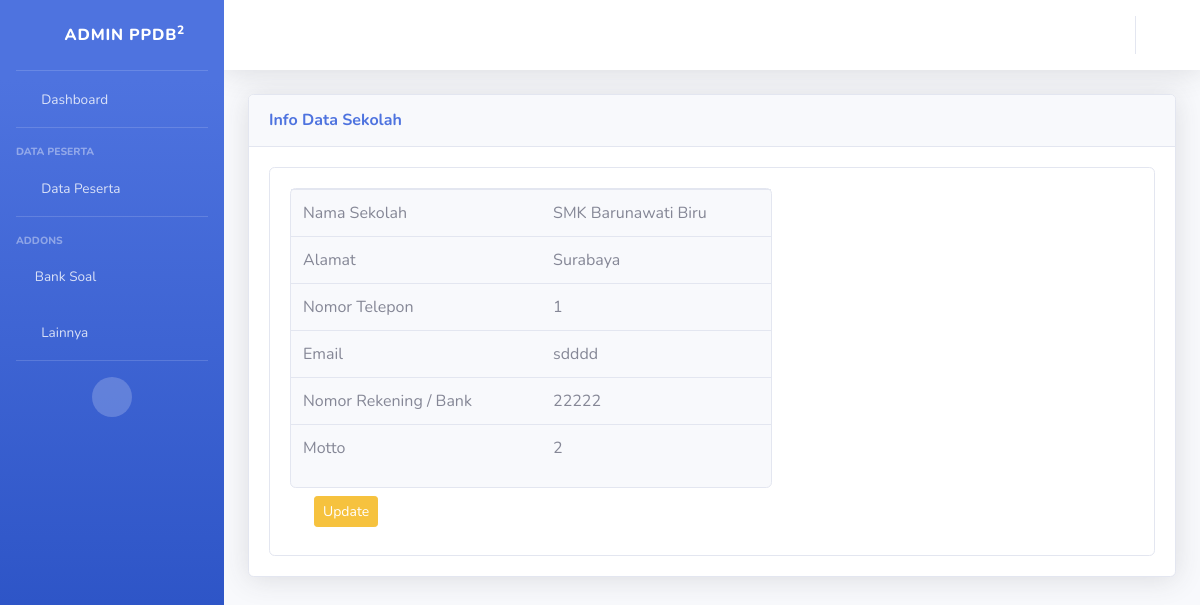
The page /index.php/info/info_sekolah on the database its author committed.
### tables this page shows
CREATE TABLE `info_sekolah` (
  `id_sekolah` int(11) NOT NULL,
  `Nama_sekolah` varchar(30) NOT NULL,
  `alamat` varchar(50) NOT NULL,
  `no_telp` int(11) NOT NULL,
  `email` varchar(25) NOT NULL,
  `no_rek` varchar(40) NOT NULL,
  `motto` varchar(100) NOT NULL,
  `logo` varchar(30) NOT NULL
);

### application/controllers/info/info_sekolah.php (called while the page is built, shortened)
<?php
class info_sekolah extends CI_Controller
{
	public function index()
	{
		$data['info_sekolah'] = $this->ppdb_model->get_data('info_sekolah')->result();
		$this->load->view('templates/header_admin');
		$this->load->view('templates/sidebar_admin');
		$this->load->view('info/info_sekolah', $data);
		$this->load->view('templates/footer_admin');
	}
}

### index.php (called while the page is built, shortened)
<?php
require_once BASEPATH.'core/CodeIgniter.php';

### application/models/ppdb_model.php (called while the page is built, shortened)
<?php
class Ppdb_model extends CI_Model
{
	public function get_data($table)
	{
		return $this->db->get($table);
	}
}

### application/views/info/info_sekolah.php (the view)
<div class="container-fluid">
         <div class="card shadow mb-4">
                                <div class="card-header py-3">
                                    <h6 class="m-0 font-weight-bold text-primary">Info Data Sekolah</h6>
                                </div>
                                <div class="card-body">
    <?php foreach ($info_sekolah as $dt) : ?>
          <div class="card">
               <div class="card-body">
                    <div class="row">
                         <div class="col-md-7 mb-2">
                            <div class="card bg-light mb-2" >
                                 <table class="table">
                                   <tr>
                                    <td>Nama Sekolah</td>
                                    <td><?php echo $dt->Nama_sekolah ?></td>
                                   </tr>
                                   <tr>
                                     <td>Alamat</td>
                                     <td> <?php echo $dt->alamat ?> </td>
                                   </tr>
                                     <tr>
                                       <td>Nomor Telepon</td>
                                       <td> <?php echo $dt->no_telp ?> </td>
                                     </tr>
                                     <tr>
                                       <td>Email</td>
                                       <td> <?php echo $dt->email ?> </td>
                                     </tr>
                                   <tr>
                                     <td>Nomor Rekening / Bank </td>
                                     <td> <?php echo $dt->no_rek ?> </td>
                                   </tr>
                                   <tr>
                                     <td>Motto </td>
                                     <td> <?php echo $dt->motto ?> </td>
                                   </tr>
                                  </table>
                           </div>
                            <a class="btn btn-sm btn-warning ml-4" href="<?php echo base_url('info/info_sekolah/update_info_sekolah') ?>">Update</a>
                         </div>
                    </div>
               </div>
          </div>
    <?php endforeach; ?>
    </div>
</div></div>

### rows shown on the page
info_sekolah: Nama_sekolah "SMK Barunawati Biru", alamat "Surabaya", no_telp "1", email "sdddd", no_rek "22222", motto "2"
